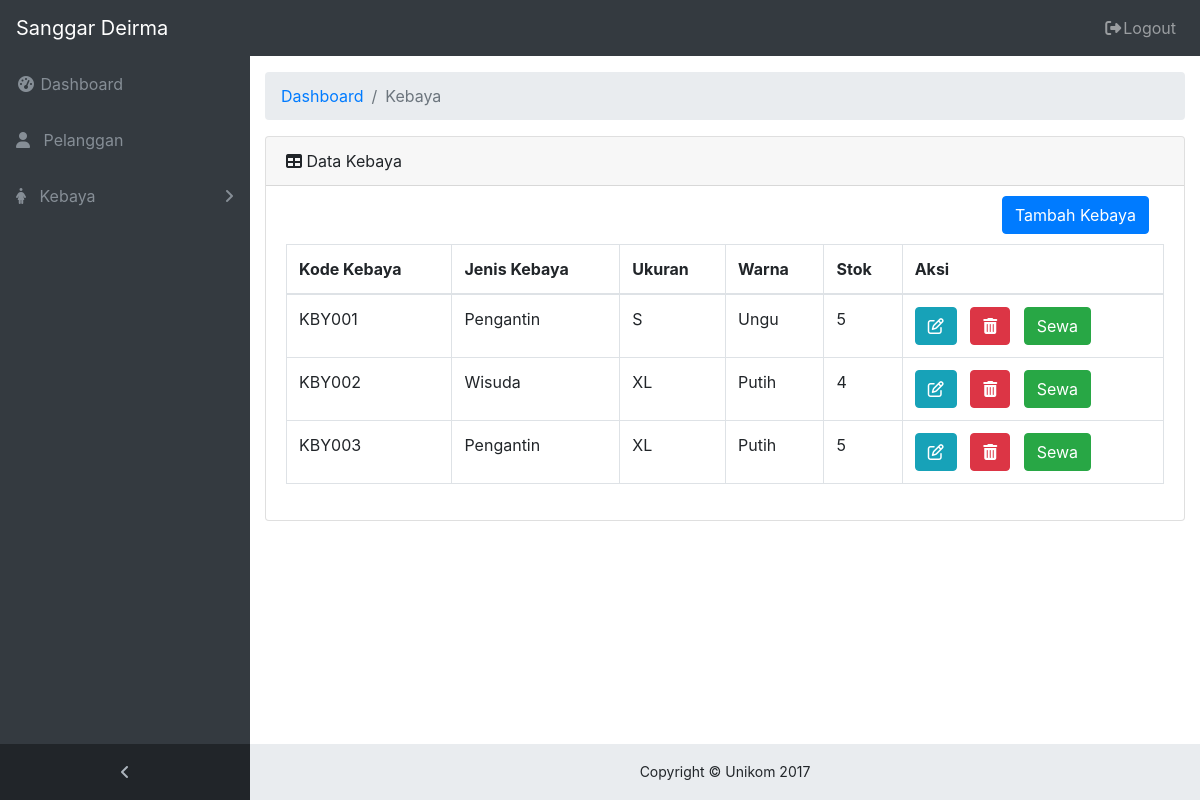
Screenshot of /admin/kebaya.php (signed in) with the database file from the repository.
### tables this page shows
CREATE TABLE `kebaya` (
  `kode_kebaya` varchar(6) NOT NULL,
  `jenis_kebaya` varchar(25) NOT NULL,
  `ukuran` enum('S','M','L','XL') NOT NULL,
  `warna` varchar(15) NOT NULL,
  `stok` int(2) NOT NULL
);

### admin/kebaya.php (the view, shortened to what this page needs)
<!DOCTYPE html>
<html lang="en">
<head>
  <link href="../vendor/bootstrap/css/bootstrap.min.css" rel="stylesheet">
  <link href="../vendor/font-awesome/css/font-awesome.min.css" rel="stylesheet" type="text/css">
  <link href="../vendor/datatables/dataTables.bootstrap4.css" rel="stylesheet">
  <link href="../css/sb-admin.css" rel="stylesheet">
  <link href="../css/sweetalert2.css" rel="stylesheet">
</head>
<body class="fixed-nav sticky-footer bg-dark" id="page-top">
  <nav class="navbar navbar-expand-lg navbar-dark bg-dark fixed-top" id="mainNav">
    <a class="navbar-brand" href="index.php">Sanggar Deirma</a>
    <div class="collapse navbar-collapse" id="navbarResponsive">
      <ul class="navbar-nav navbar-sidenav" id="exampleAccordion">
        <li class="nav-item" data-toggle="tooltip" data-placement="right" title="Dashboard">
          <a class="nav-link" href="index.php">
            <i class="fa fa-fw fa-dashboard"></i>
            <span class="nav-link-text">Dashboard</span>
          </a>
        </li>
        <li class="nav-item" data-toggle="tooltip" data-placement="right" title="Pelanggan">
          <a class="nav-link" href="pelanggan.php">
            <i class="fa fa-user" aria-hidden="true"></i>
            <span class="nav-link-text">&nbsp;&nbsp;Pelanggan</span>
          </a>
        </li>
        <li class="nav-item" data-toggle="tooltip" data-placement="right" title="Kebaya">
          <a class="nav-link nav-link-collapse collapsed" data-toggle="collapse" href="#collapseComponents" data-parent="#exampleAccordion">
            <i class="fa fa-female" aria-hidden="true"></i>
            <span class="nav-link-text">&nbsp;&nbsp;Kebaya</span>
          </a>
        </li>
      </ul>
      <ul class="navbar-nav sidenav-toggler">
        <li class="nav-item">
          <a class="nav-link text-center" id="sidenavToggler">
            <i class="fa fa-fw fa-angle-left"></i>
          </a>
        </li>
      </ul>
      <ul class="navbar-nav ml-auto">
        <li class="nav-item">
          <a class="nav-link" data-toggle="modal" data-target="#exampleModal">
            <i class="fa fa-fw fa-sign-out"></i>Logout</a>
        </li>
      </ul>
    </div>
  </nav>
  <div class="content-wrapper">
    <div class="container-fluid">
      <ol class="breadcrumb">
        <li class="breadcrumb-item">
          <a href="index.php">Dashboard</a>
        </li>
        <li class="breadcrumb-item active">Kebaya</li>
      </ol>
      <div class="card mb-3">
        <div class="card-header">
          <i class="fa fa-table"></i> Data Kebaya
        </div>
        <div class="tambahp">
          <a href="tambahkebaya.php" class="btn btn-primary">Tambah Kebaya</a>
        </div>
        <div class="card-body">
          <div class="table-responsive">
            <table class="table table-bordered" id="dataTable" width="100%" cellspacing="0">
              <thead>
                <tr>
                  <th>Kode Kebaya</th>
                  <th>Jenis Kebaya</th>
                  <th>Ukuran</th>
                  <th>Warna</th>
                  <th>Stok</th>
                  <th>Aksi</th>
                </tr>
              </thead>
              <tbody>
                <?php
                include "kdb.php";
                $que = mysqli_query($conn, "select * from kebaya");
                while ($data = mysqli_fetch_array($que)) {
                ?>
                <tr>
                  <td><?php echo $data['kode_kebaya']; ?></td>
                  <td><?php echo $data['jenis_kebaya']; ?></td>
                  <td><?php echo $data['ukuran']; ?></td>
                  <td><?php echo $data['warna']; ?></td>
                  <td><?php echo $data['stok']; ?></td>
                  <td>
                    <a href="ubahkebaya.php?kode_kebaya=<?php echo $data['kode_kebaya']; ?>" class="btn btn-info"><i class="fa fa-pencil-square-o" aria-hidden="true"></i></a>
                    <a class="btn btn-danger hapusp" href="phapuskebaya.php?kode_kebaya=<?php echo $data['kode_kebaya']; ?>" onclick="return hapus()"><i class="fa fa-trash" aria-hidden="true" ></i></a>
                    <a class="btn btn-success" href="sewa.php?kode_kebaya=<?php echo $data['kode_kebaya']; ?>">Sewa</a>
                  </td>
                </tr>
                <?php
              }
              ?>
              </tbody>
            </table>
          </div>
        </div>
      </div>
    </div>
    <footer class="sticky-footer">
      <div class="container">
        <div class="text-center">
          <small>Copyright © Unikom 2017</small>
        </div>
      </div>
    </footer>
    </div>
</body>
</html>

### css/sb-admin.css (style rules this page uses)
html { position: relative; min-height: 100%; }
body { overflow-x: hidden; background-image: url("kebaya.jpg"); }
body.sticky-footer { margin-bottom: 56px; }
body.sticky-footer .content-wrapper { min-height: calc(100vh - 56px - 56px); }
body.fixed-nav { padding-top: 56px; }
.content-wrapper { min-height: calc(100vh - 56px); padding-top: 1rem; }
#mainNav .navbar-collapse { overflow: auto; max-height: 75vh; }
#mainNav .navbar-collapse .navbar-nav .nav-item .nav-link { cursor: pointer; }
#mainNav .navbar-collapse .navbar-sidenav .nav-link-collapse:after { float: right; content: '\f107'; font-family: 'FontAwesome'; }
#mainNav .navbar-collapse .navbar-sidenav .nav-link-collapse.collapsed:after { content: '\f105'; }
#mainNav .navbar-collapse .sidenav-toggler { display: none; }
@media (min-width: 992px) { #mainNav .navbar-brand { width: 250px; } }
@media (min-width: 992px) { #mainNav .navbar-collapse { overflow: visible; max-height: none; } }
@media (min-width: 992px) { #mainNav .navbar-collapse .navbar-sidenav { position: absolute; top: 0; left: 0; overflow-x: hidden; overflow-y: auto; -webkit-flex-direction: column; -ms-flex-direction: column; flex-direction: column; margin-top: 56px; } }
@media (min-width: 992px) { #mainNav .navbar-collapse .navbar-sidenav > .nav-item { width: 250px; padding: 0; } }
@media (min-width: 992px) { #mainNav .navbar-collapse .navbar-sidenav > .nav-item > .nav-link { padding: 1em; } }
#mainNav.fixed-top .sidenav-toggler { display: none; }
@media (min-width: 992px) { #mainNav.fixed-top .navbar-sidenav { height: calc(100vh - 112px); } }
@media (min-width: 992px) { #mainNav.fixed-top .sidenav-toggler { position: absolute; top: 0; left: 0; display: flex; overflow-x: hidden; overflow-y: auto; -webkit-flex-direction: column; -ms-flex-direction: column; flex-direction: column; margin-top: calc(100vh - 56px); } }
@media (min-width: 992px) { #mainNav.fixed-top .sidenav-toggler > .nav-item { width: 250px; padding: 0; } }
@media (min-width: 992px) { #mainNav.fixed-top .sidenav-toggler > .nav-item > .nav-link { padding: 1em; } }
#mainNav.fixed-top.navbar-dark .sidenav-toggler { background-color: #212529; }
#mainNav.fixed-top.navbar-dark .sidenav-toggler a i { color: #adb5bd; }
.content-wrapper { overflow-x: hidden; background: white; }
@media (min-width: 992px) { .content-wrapper { margin-left: 250px; } }
#sidenavToggler i { font-weight: 800; }
#mainNav.navbar-dark .navbar-collapse .navbar-sidenav .nav-link-collapse:after { color: #868e96; }
#mainNav.navbar-dark .navbar-collapse .navbar-sidenav > .nav-item > .nav-link { color: #868e96; }
@media (min-width: 992px) { #mainNav.navbar-dark .navbar-collapse .navbar-sidenav { background: #343a40; } }
footer.sticky-footer { position: absolute; right: 0; bottom: 0; width: 100%; height: 56px; background-color: #e9ecef; line-height: 55px; }
@media (min-width: 992px) { footer.sticky-footer { width: calc(100% - 250px); } }
.tambahp { margin-bottom: -10px; margin-top: 10px; margin-right: 35px; text-align: right; }

### rows the page displays
kebaya: kode_kebaya "KBY001", jenis_kebaya "Pengantin", ukuran "S", warna "Ungu", stok "5"
kebaya: kode_kebaya "KBY002", jenis_kebaya "Wisuda", ukuran "XL", warna "Putih", stok "4"
kebaya: kode_kebaya "KBY003", jenis_kebaya "Pengantin", ukuran "XL", warna "Putih", stok "5"
